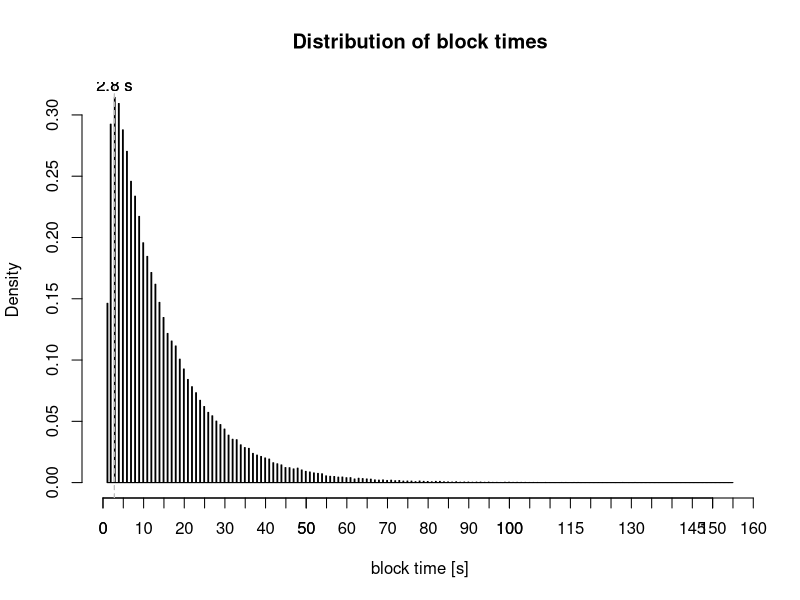
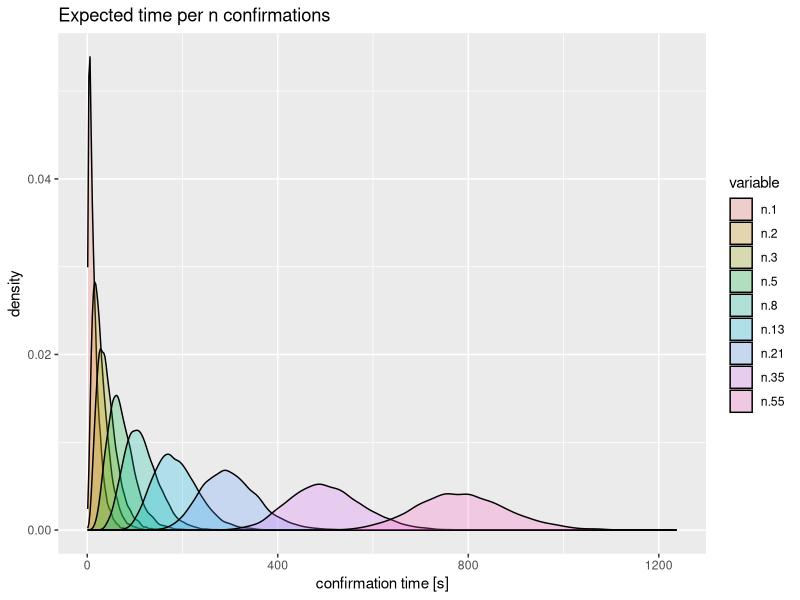

Generate these figures, in order, with R: (Note: a time limit stopped this script after it produced the figures.)
timestampsHomestead = as.matrix(read.csv(file = "blocktimes.csv"))
blocktimes= data.frame(day=as.Date(as.POSIXct(timestampsHomestead[-1,], origin="1970-01-01")), blocktime=diff(timestampsHomestead))
blocktimes= setNames(blocktimes, c("day","blocktime"))
summary(blocktimes$blocktime)
quantile(blocktimes$blocktime, c(.9,.95,.99))
numberOfDays= length(unique(blocktimes$day));
dh=hist(blocktimes$blocktime, breaks=numberOfDays*24, main = "Distribution of block times", xlab = "block time [s]", freq = FALSE, col="blue")
x <- seq(0, 150, 1)
axis(side=1, at=seq(0,160, 5), labels=seq(0,160,5))
maximumCount=max(dh$counts, na.rm = TRUE)
maxIndex=which(dh$counts==maximumCount)
abline(v=dh$breaks[maxIndex], col="grey", lty=2)
text(x=dh$breaks[maxIndex], y=dh$density[maxIndex]+.01, paste(dh$breaks[maxIndex],"s"))
#plot(ecdf(blocktimes$blocktime),  main = "CDF of blocktimes", xlab = "block time [s]", ylab="cumulative density")
abline(v=dh$breaks[maxIndex], col="grey", lty=2)
text(x=dh$breaks[maxIndex], y=dh$density[maxIndex]+.01, paste(dh$breaks[maxIndex],"s"))

#' Montecarlo confirmation simulator

calculateBlocktime = function(nConf=nConfirmations, blockt=blocktimes) {
  times= sample(x=blockt$blocktime, size=nConf)
  bt=sum(times)
  return (bt)  
}

require(ggplot2)
require(reshape2)
N=10000
nConfirmations= 3
conf50=replicate(N, calculateBlocktime(nConfirmations, blocktimes))
confirmationTimes=data.frame(n.1=replicate(N, calculateBlocktime(nConf = 1, blocktimes)), 
                             n.2= replicate(N, calculateBlocktime(nConf = 2, blocktimes)), 
                             n.3= replicate(N, calculateBlocktime(nConf = 3, blocktimes)), 
                             n.5= replicate(N, calculateBlocktime(nConf = 5, blocktimes)),
                             n.8= replicate(N, calculateBlocktime(nConf = 8, blocktimes)), 
                             n.13= replicate(N, calculateBlocktime(nConf = 13, blocktimes)),
                             n.21= replicate(N, calculateBlocktime(nConf = 21, blocktimes)),
                             n.35= replicate(N, calculateBlocktime(nConf = 35, blocktimes)),
                             n.55= replicate(N, calculateBlocktime(nConf = 55, blocktimes))
                             )
#hist(conf50,  breaks=numberOfDays, main = paste("Simulated Distribution of ",nConfirmations," Confirmations"), xlab = "confirmation time [s]", freq = T, col="blue")
# qplot(blocktimes$blocktime, geom = "histogram", breaks = seq(0, 180, 1), colour = I("black"), fill = I("white"), xlab = "block time [s]", ylab = "Count")+
library(reshape2)
data<- melt(confirmationTimes)
ggplot(data,aes(x=value, fill=variable)) + geom_density(alpha=0.25) +  xlab( "confirmation time [s]") + ggtitle("Expected time per n confirmations");
ggplot(data,aes(x=variable, y=value, fill=variable)) + geom_boxplot()+  xlab( "wait ing for n confirmations") +  xlab( "confirmation time [s]")+ ggtitle("Quartiles and outliers for n confirmations");
